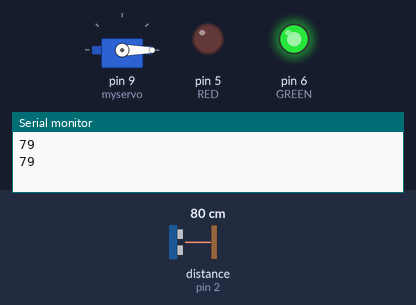
A sketch run on a simulated Arduino Uno, built with avr-gcc and run on an emulated ATmega328P. Shown: servo, output pins drawn as LEDs (lit = HIGH), the last lines printed to the serial monitor. Wiring (inferred from the names in the program): ultrasonic range finder: trigger pin 3; echo pin 2. The inputs (shaded band) are chosen by the test bench; at power-on: distance to the obstacle (sensor on pin 2) 80 cm. The echo pulse lasts 58.3 µs per cm; pins used as bus, display or sensor lines are not drawn.

Above: at 2.9 s.
3.0 s: distance to the obstacle (sensor on pin 2) set to 35 cm
5.8 s: distance to the obstacle (sensor on pin 2) set to 28 cm
At 7.0 s:
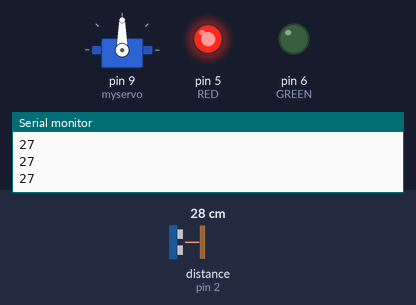
8.6 s: distance to the obstacle (sensor on pin 2) set to 60 cm
At 9.3 s:
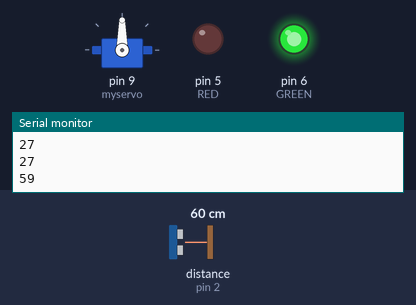
13.0 s: distance to the obstacle (sensor on pin 2) set to 2 cm
At 14.5 s:
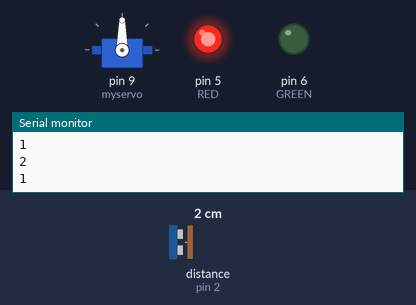
15.8 s: distance to the obstacle (sensor on pin 2) set to 120 cm
At 18.32 s:
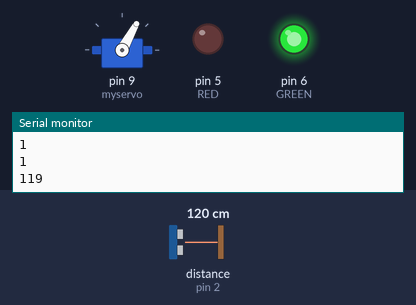
Timing chart, 0 to 20.7 s (numbered marks = the images above; inputs shaded):
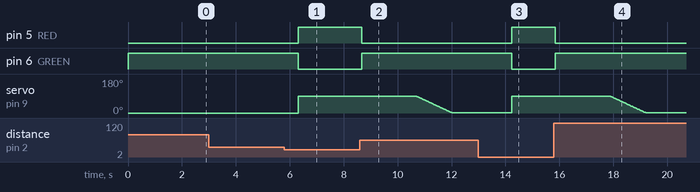

The sketch:

sensor_servo_wave5.ino
```cpp
//자동차 차단기
#define TRIG 3
#define ECHO 2

#define RED 5
#define GREEN 6

#include <Servo.h>
Servo myservo;

int pos = 0; //현재 각도
void setup() {
  Serial.begin(9600);

  myservo.attach(9);
  myservo.write(pos);
  pinMode(TRIG, OUTPUT);
  pinMode(ECHO, INPUT);

  pinMode(RED, OUTPUT);
  pinMode(GREEN, OUTPUT);

}

void loop() {
  digitalWrite(TRIG, LOW);
  delayMicroseconds(2);
  digitalWrite(TRIG, HIGH);
  delayMicroseconds(2);
  digitalWrite(TRIG, LOW);

  //echo 핀에 초음파가 들어오는 시간을 계산
  //(반환된 값을 58.2로 나눈 이유는 시간을 cm로 변경하는 공식)
  long distance = pulseIn(ECHO, HIGH) / 58.2;
  Serial.println(distance);

  if (distance > 30) {
    digitalWrite(GREEN, HIGH);
    digitalWrite(RED, LOW);

    delay(2000);
    if (pos != 0) {
      for (pos = 90; pos > 0; pos--) {
        myservo.write(pos);
        delay(15);
      }
    }
  } else {
    digitalWrite(RED, HIGH);
    digitalWrite(GREEN, LOW);
    if (pos != 90) {
      for (pos = 90; pos >= 90; pos--) {
        myservo.write(pos);
        delay(15);
      }
    }
  }
  delay(100);
}
```

Measured:
- the behaviour switches between 32 and 31 cm on distance to the obstacle (sensor on pin 2) (found by bisection; images 0 and 1)
- after the input at 5.8 s, pin 5 (RED): LOW → HIGH after 0.52 s; pin 6 (GREEN): HIGH → LOW after 0.52 s; servo on pin 9 (myservo): 0° → 90° after 0.52 s
- after the input at 8.6 s, pin 5 (RED): HIGH → LOW after 0.07 s; pin 6 (GREEN): LOW → HIGH after 0.07 s; servo on pin 9 (myservo): moves from 90° to 1° over 1.3 s, starting after 2.1 s
- after the input at 13.0 s, pin 5 (RED): LOW → HIGH after 1.2 s; pin 6 (GREEN): HIGH → LOW after 1.2 s; servo on pin 9 (myservo): 1° → 90° after 1.2 s
- after the input at 15.8 s, pin 5 (RED): HIGH → LOW after 0.06 s; pin 6 (GREEN): LOW → HIGH after 0.06 s; servo on pin 9 (myservo): moves from 90° to 1° over 1.3 s, starting after 2.1 s
